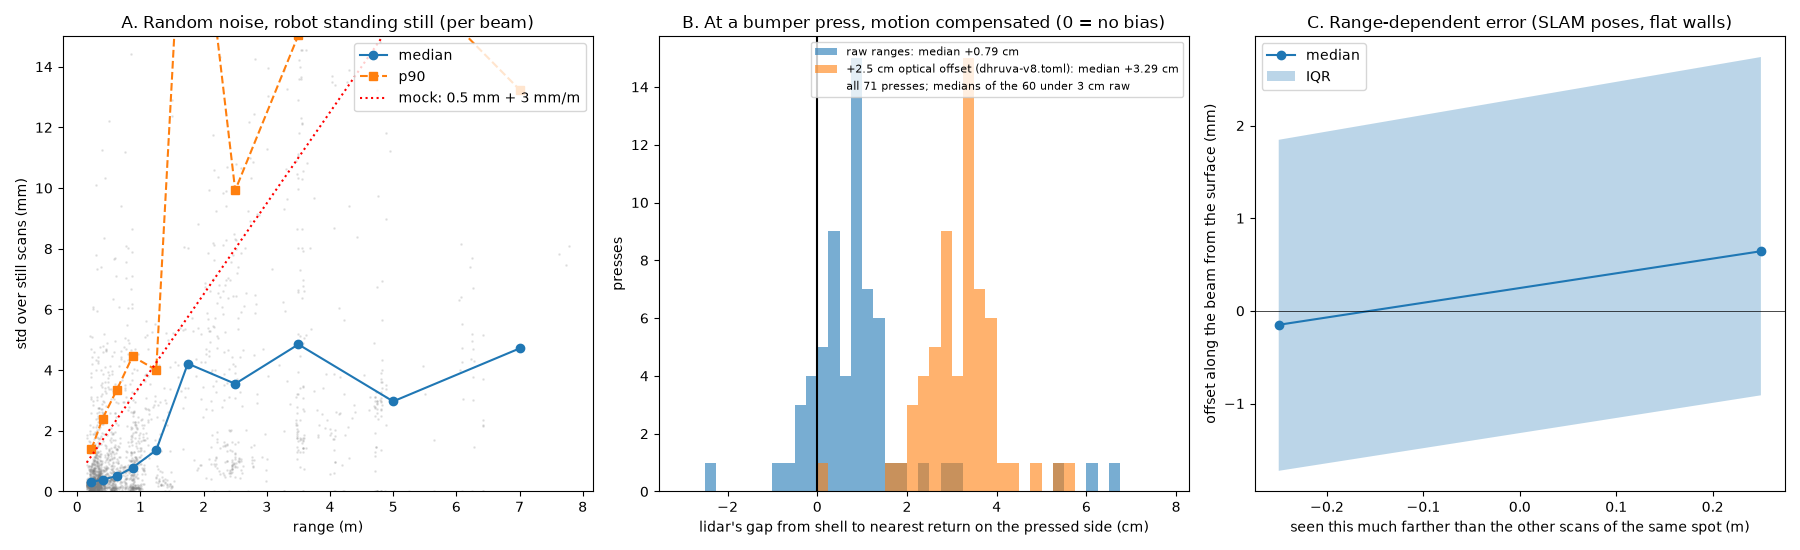

This figure's Python source:
"""The Delta-2D's range noise and bias in the real recordings.

    uv run -q --with numpy --with scipy --with matplotlib --with protobuf --with mcap \
        --with zstandard reports/lidar/lidar_err.py --root ..

`--root` is the project around VacuumTiger: its `captures/catalog/` (the labelled runs, with
SLAM's final trajectory), the robot's own SangamIO recordings of them (`data/`,
`captures/sweep*/`) and `tools/py/` (the recording readers). Prints the numbers and writes
`lidar_err.png` to `--out`.

A  static noise: per-beam std of range while the wheels stand still, against range.
B  bumper presses: the gap the lidar reports between the shell and the nearest thing on the
   pressed side, moved back to where the robot was at the press (0 = no bias).
C  range-dependent bias: with SLAM's final poses, each point's offset (along its beam) from the
   local surface built from other scans, against how much farther it was seen than they were.
"""

import argparse
import glob
import os
import sys

import numpy as np

LASER_X = -0.105  # dhruva-v8.toml / viomi_v8.toml: the lidar 10.5 cm behind the centre
SHELL_R = 0.175
OPTICAL = 0.025  # dhruva-v8.toml: added to every range
# A press on something the lidar sees leaves a raw return this near the shell (glass and
# overhangs leave none).
SEEN_GAP = 0.03
# The scan after a press is used if it came this soon (us).
MAX_LATENCY_US = 0.3e6
# Aborted before the lidar came up.
SKIP = ("sweep4_1783a9",)


def raw(root, run):
    """The robot's own SangamIO recording of a catalog run."""
    hits = glob.glob(f"{root}/data/{run}.mcap") + glob.glob(
        f"{root}/captures/sweep*/**/{run}.mcap", recursive=True)
    return hits[0] if hits else None


def load(path):
    from sangam_client import read_frames, value
    from sgio2bag import unpack

    status, scans, kin = [], [], {}
    for _, m in read_frames(path):
        g = m.sensor_group
        v = g.values
        if g.group_id == "sensor_status" and "wheel_left" in v:
            status.append((g.timestamp_us, value(v["wheel_left"]), value(v["wheel_right"]),
                           bool(value(v["bumper_left"])) if "bumper_left" in v else False,
                           bool(value(v["bumper_right"])) if "bumper_right" in v else False))
        elif g.group_id == "lidar" and "scan_packed" in v:
            scans.append((g.timestamp_us, np.array(unpack(value(v["scan_packed"]))).reshape(-1, 3)))
        elif g.group_id == "kinematics" and not kin:
            kin = {k: value(x) for k, x in v.items()}
    return np.array(status, np.float64), scans, kin


def still_mask(status, kin, hold_s=2.0):
    """Per status sample: the wheels have not moved for hold_s either side."""
    wrap = 1 << int(kin["wheel_tick_bits"])
    d = np.abs((np.diff(status[:, 1:3], axis=0) + wrap / 2) % wrap - wrap / 2).sum(axis=1)
    t = status[:, 0] / 1e6
    move_t = t[1:][d > 0]
    if len(move_t) == 0:
        return np.ones(len(t), bool)
    i = np.searchsorted(move_t, t)
    before = np.where(i > 0, t - move_t[np.maximum(i - 1, 0)], np.inf)
    after = np.where(i < len(move_t), move_t[np.minimum(i, len(move_t) - 1)] - t, np.inf)
    return (before > hold_s) & (after > hold_s)


def static_noise(status, scans, kin):
    """(mean range, std) per beam over each window of 15+ still scans."""
    still = still_mask(status, kin)
    ts = status[:, 0]
    windows, cur = [], []
    for t, sc in scans:
        if still[min(np.searchsorted(ts, t), len(ts) - 1)]:
            cur.append(sc)
        elif cur:
            windows.append(cur)
            cur = []
    if cur:
        windows.append(cur)
    rows = []
    for w in windows:
        if len(w) < 15:
            continue
        beams = {}
        for sc in w:
            for a, r, _ in sc:
                if 0.15 <= r <= 8:
                    beams.setdefault(int(round(np.degrees(a))) % 360, []).append(r)
        for rs in beams.values():
            rs = np.array(rs)
            rs = rs[np.abs(rs - np.median(rs)) < 0.05]  # drop mixed pixels and dropouts
            if len(rs) >= 10:
                rows.append((rs.mean(), rs.std()))
    return np.array(rows)


def bump_gaps(status, scans, kin):
    """Per press: the gap (m) between the resting shell and the nearest raw return on the
    pressed side, its bearing (deg) and the side (L, R, B). From the first scan stamped after
    the press, moved back to where the robot was at the press by the wheels' forward
    distance in between (it turns on the spot and backs off; turning does not change a gap
    to a round shell centred on the pivot; the scan is not deskewed). Not corrected for the
    bumper's travel: the wall is that much nearer."""
    wrap = 1 << int(kin["wheel_tick_bits"])
    ticks = (np.diff(status[:, 1:3], axis=0) + wrap / 2) % wrap - wrap / 2
    travelled = np.r_[0, np.cumsum(ticks.mean(axis=1)) * kin["wheel_m_per_tick"]]
    out = []
    press = (status[1:, 3] > status[:-1, 3]) | (status[1:, 4] > status[:-1, 4])
    scan_t = np.array([t for t, _ in scans])
    for k in np.nonzero(press)[0] + 1:
        t = status[k, 0]
        left, right = status[k, 3] > 0, status[k, 4] > 0
        j = np.searchsorted(scan_t, t)
        if j >= len(scans) or scan_t[j] - t > MAX_LATENCY_US:
            continue
        sc = scans[j][1]
        sc = sc[(sc[:, 1] >= 0.15) & (sc[:, 1] < 0.6)]
        x, y = LASER_X + sc[:, 1] * np.cos(sc[:, 0]), sc[:, 1] * np.sin(sc[:, 0])
        bearing = np.arctan2(y, x)
        deg = np.degrees(bearing)
        if left and right:
            sel = np.abs(deg) < 45
        elif left:
            sel = (deg > 0) & (deg < 90)
        else:
            sel = (deg < 0) & (deg > -90)
        if sel.sum() < 3:
            continue
        forward = np.interp(scan_t[j], status[:, 0], travelled) - travelled[k]
        gap = (np.hypot(x, y) - SHELL_R + forward * np.cos(bearing))[sel]
        i = np.argsort(gap)[1]  # the 2nd nearest, against a stray point
        out.append((gap[i], deg[sel][i], "LR"[int(not left)] if left != right else "B"))
    return out


def range_bias(status, scans, kin, traj_path, nq=3000, rad=0.06, min_dt=5.0):
    """Per sampled point of a still scan: (its range, the mean range of the other scans'
    points round it, its offset along its beam from their line)."""
    from scipy.spatial import cKDTree

    tr = np.genfromtxt(traj_path, delimiter=",", names=True)
    tt = tr["t_us"]
    P, R, U, T = [], [], [], []
    still = still_mask(status, kin, hold_s=0.3)
    for t, sc in scans:
        if not still[min(np.searchsorted(status[:, 0], t), len(status) - 1)]:
            continue
        i = np.searchsorted(tt, t)
        if i >= len(tt) or abs(tt[i] - t) > 20000:
            continue
        x0, y0, th = tr["x"][i], tr["y"][i], tr["theta"][i]
        sc = sc[(sc[:, 1] >= 0.15) & (sc[:, 1] <= 6)]
        a = sc[:, 0] + th
        ox, oy = x0 + LASER_X * np.cos(th), y0 + LASER_X * np.sin(th)
        u = np.stack([np.cos(a), np.sin(a)], 1)
        P.append(np.stack([ox, oy], 0) + sc[:, 1:2] * u)
        R.append(sc[:, 1])
        U.append(u)
        T.append(np.full(len(sc), t / 1e6))
    if not P:
        return np.empty((0, 3))
    P, R, U, T = (np.concatenate(v) for v in (P, R, U, T))
    tree = cKDTree(P)
    q = np.random.default_rng(0).choice(len(P), min(nq, len(P)), replace=False)
    res = []
    for k, nb in zip(q, tree.query_ball_point(P[q], rad)):
        nb = np.array(nb)
        nb = nb[np.abs(T[nb] - T[k]) > min_dt]
        if len(nb) < 15:
            continue
        c = P[nb].mean(0)
        w, v = np.linalg.eigh(np.cov((P[nb] - c).T))
        if w[0] > 0.1 * w[1] or np.sqrt(w[0]) > 0.012:  # not a thin line
            continue
        n = v[:, 0]
        cos = n @ U[k]
        if abs(cos) < 0.5:
            continue
        # Positive: the point is farther along its beam than the surface.
        res.append((R[k], R[nb].mean(), (n @ (P[k] - c)) / cos))
    return np.array(res)


def plot_static(ax, st):
    edges = np.array([0.15, 0.3, 0.5, 0.75, 1, 1.5, 2, 3, 4, 6, 8])
    rows = []
    for lo, hi in zip(edges[:-1], edges[1:]):
        s = st[(st[:, 0] >= lo) & (st[:, 0] < hi), 1]
        if len(s) > 5:
            rows.append(((lo + hi) / 2, np.median(s), np.percentile(s, 90), len(s)))
    rows = np.array(rows)
    print("static std by range: mid, median std mm, p90 mm, beams")
    for r in rows:
        print(f"  {r[0]:.2f} m  {r[1] * 1000:.2f}  {r[2] * 1000:.2f}  {int(r[3])}")
    ax.scatter(st[:, 0], st[:, 1] * 1000, s=1, alpha=0.15, c="gray")
    ax.plot(rows[:, 0], rows[:, 1] * 1000, "o-", label="median")
    ax.plot(rows[:, 0], rows[:, 2] * 1000, "s--", label="p90")
    rr = np.linspace(0.15, 6, 50)
    ax.plot(rr, (0.0005 + 0.003 * rr) * 1000, "r:", label="mock: 0.5 mm + 3 mm/m")
    ax.set(xlabel="range (m)", ylabel="std over still scans (mm)", ylim=(0, 15),
           title="A. Random noise, robot standing still (per beam)")
    ax.legend()


def plot_gaps(ax, gaps):
    g = np.array([x for _, x, _, _ in gaps]) * 100
    print(f"bump gaps (raw ranges): n={len(g)} median {np.median(g):+.2f} cm, "
          f"IQR {np.percentile(g, 25):+.2f}..{np.percentile(g, 75):+.2f}")
    # What was hit is beyond the lidar's sight (glass, an overhang) when nothing is near.
    seen = [x for x in gaps if x[1] < SEEN_GAP]
    near = np.array([x for _, x, _, _ in seen]) * 100
    print(f"  on what the lidar sees (< {SEEN_GAP * 100:.0f} cm): n={len(near)} "
          f"median {np.median(near):+.2f} mean {near.mean():+.2f} std {near.std():.2f} cm")
    groups = {}
    for name, x, deg, side in seen:
        groups.setdefault(name, []).append(x * 100)
        groups.setdefault(f"side {side}", []).append(x * 100)
        lo = min(int(abs(deg) // 30), 2) * 30
        groups.setdefault(f"|bearing| {lo}-{lo + 30} deg", []).append(x * 100)
    for key, v in sorted(groups.items()):
        print(f"  {key}: n={len(v)} median {np.median(v):+.2f} cm")
    bins = np.arange(-3, 8, 0.25)
    off = OPTICAL * 100
    m = np.median(near)
    ax.hist(g, bins=bins, alpha=0.6, label=f"raw ranges: median {m:+.2f} cm")
    ax.hist(g + off, bins=bins, alpha=0.6,
            label=f"+2.5 cm optical offset (dhruva-v8.toml): median {m + off:+.2f} cm")
    ax.plot([], [], " ", label=f"all {len(g)} presses; medians of the {len(near)} under "
                               f"{SEEN_GAP * 100:.0f} cm raw")
    ax.axvline(0, color="k")
    ax.legend(fontsize=8)
    ax.set(xlabel="lidar's gap from shell to nearest return on the pressed side (cm)",
           ylabel="presses", title="B. At a bumper press, motion compensated (0 = no bias)")


def plot_range_bias(ax, rb):
    dr = rb[:, 0] - rb[:, 1]
    bins = np.arange(-3, 3.01, 0.5)
    mids, meds, q1, q3 = [], [], [], []
    for lo, hi in zip(bins[:-1], bins[1:]):
        e = rb[(dr >= lo) & (dr < hi), 2]
        if len(e) > 50:
            mids.append((lo + hi) / 2)
            meds.append(np.median(e) * 1000)
            q1.append(np.percentile(e, 25) * 1000)
            q3.append(np.percentile(e, 75) * 1000)
    k, _ = np.polyfit(dr, rb[:, 2], 1)
    print(f"range bias slope: {k * 1000:.2f} mm per m farther (n={len(rb)}), "
          f"resid std {rb[:, 2].std() * 1000:.1f} mm")
    for m, e, a, c in zip(mids, meds, q1, q3):
        print(f"  dr {m:+.2f} m: median {e:+.1f} mm (IQR {a:+.1f}..{c:+.1f})")
    ax.plot(mids, meds, "o-", label="median")
    ax.fill_between(mids, q1, q3, alpha=0.3, label="IQR")
    ax.axhline(0, color="k", lw=0.5)
    ax.set(xlabel="seen this much farther than the other scans of the same spot (m)",
           ylabel="offset along the beam from the surface (mm)",
           title="C. Range-dependent error (SLAM poses, flat walls)")
    ax.legend()


def main():
    here = os.path.dirname(os.path.abspath(__file__))
    ap = argparse.ArgumentParser(description=__doc__.split("\n")[0])
    ap.add_argument("--root", default=os.path.join(here, "../../.."),
                    help="the project around VacuumTiger (captures/, data/, tools/py/)")
    ap.add_argument("--out", default=here, help="directory for lidar_err.png")
    args = ap.parse_args()
    sys.path.insert(0, os.path.join(args.root, "tools/py"))
    cat = os.path.join(args.root, "captures/catalog")
    runs = sorted(d for d in os.listdir(cat)
                  if os.path.isdir(f"{cat}/{d}") and not any(s in d for s in SKIP))

    import matplotlib
    matplotlib.use("Agg")
    import matplotlib.pyplot as plt

    static, gaps, rbs = [], [], []
    for run in runs:
        path = raw(args.root, run)
        if path is None:
            print(run, "no SangamIO recording, skipped")
            continue
        status, scans, kin = load(path)
        if not len(status) or not scans:
            continue
        name = run.split("_")[1]
        st = static_noise(status, scans, kin)
        g = bump_gaps(status, scans, kin)
        traj = f"{cat}/{run}/traj_final.csv"
        rb = range_bias(status, scans, kin, traj) if os.path.exists(traj) else np.empty((0, 3))
        slope = (f", slope {np.polyfit(rb[:, 0] - rb[:, 1], rb[:, 2], 1)[0] * 1000:+.1f} mm/m"
                 if len(rb) > 100 else "")
        print(f"{name}: {len(scans)} scans, {len(st)} still beams, {len(g)} presses, "
              f"{len(rb)} surface points{slope}", flush=True)
        if len(st):
            static.append(st)
        gaps += [(name, *x) for x in g]
        if len(rb):
            rbs.append(rb)

    fig, ax = plt.subplots(1, 3, figsize=(18, 5.5))
    plot_static(ax[0], np.concatenate(static))
    plot_gaps(ax[1], gaps)
    plot_range_bias(ax[2], np.concatenate(rbs))
    fig.tight_layout()
    fig.savefig(os.path.join(args.out, "lidar_err.png"), dpi=100)


if __name__ == "__main__":
    main()
